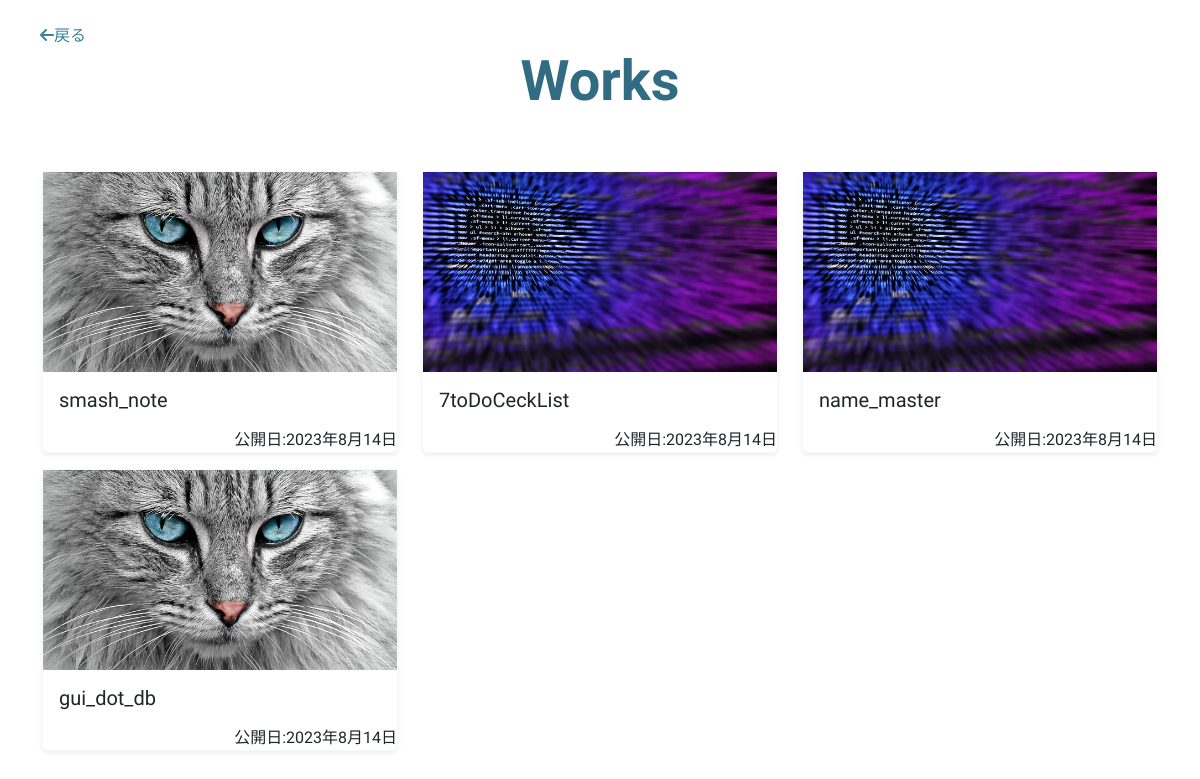
The app's page /works with its own data.
### portfolio/models.py (models this page shows, shortened)
class Work(models.Model):
    title = models.CharField('タイトル',max_length=100)
    image = models.ImageField('イメージ',upload_to='workd',null=True,blank=True)
    url = models.URLField('URL')
    published = models.DateField('公開日',null=True,blank=True)
    class Meta:
        verbose_name_plural = '作品'

### portfolio/views.py (the view)
# urls.py: path('works', views.works, name='works'),
def works(request):
    works = Work.objects.all().order_by('-published')
    context ={
        'works':works,
    }
    return render(request,'works.html',context)

### templates/works.html
{% extends 'base.html' %} {% load static %}
{% block main %}
<section>
  <a href="/"class="left-top"><i class="fa-solid fa-arrow-left"></i>戻る</a>
  <div class="container">
    <div class="text-center py-5">
      <h3 class="display-4 fw-bold text-primary">Works</h3>
    </div>
    <div class="row">
      {% for work in works %}
        <div class="col-lg-4 mb-3">
          <a href="{{work.url}}" target="_blank" class="color-inherit"
            >
            <div class="card shadow-sm border border-light">
              <div>
                <img
                  src="{% if work.image %}{{work.image.url}}{% else %}{%static 'assets/img/code.jpg'%}{% endif %}"
                  class="w-100 img-center-cover"
                  height="200"
                  alt=""
                />
              </div>
              <div class="p-3">
                <h5 class="text-dark mb-0">{{work.title}}</h5>
              </div>
              <div class="text-end">公開日:{{work.published}}</div>
            </div>
          </a>
        </div>
      {% endfor %}
    </div>
  </div>
</section>
{% endblock %}

### static/assets/css/portfolio.css (style rules this page uses)
.img-center-cover { object-fit: cover; object-position: center; }
a { color:inherit; text-decoration: none; }
.left-top { position: absolute; left :40px; top : 24px; color: #3a819b; }

### records on screen
Work: image (picture), title "smash_note", published "2023年8月14日"
Work: title "7toDoCeckList", published "2023年8月14日"
Work: title "name_master", published "2023年8月14日"
Work: image (picture), title "gui_dot_db", published "2023年8月14日"
